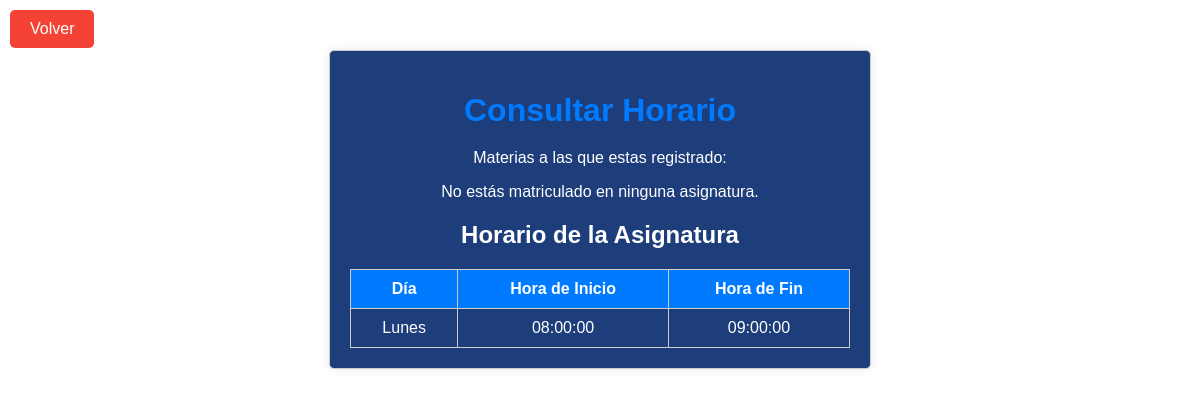
Page /Alumno_Padre/Consultar_horario/consultar_horario.php?id_materia=1 on the committed database.
### tables this page shows
CREATE TABLE horarios(
    id_horario INT AUTO_INCREMENT PRIMARY KEY,
    dia VARCHAR(20),
    inicio TIME,
    fin TIME,
    id_materia INT,
    FOREIGN KEY (id_materia) REFERENCES materias(id_materia)
);

### Alumno_Padre/Consultar_horario/Conexion.php (called while the page is built, shortened)
<?php
class Conexion {
    protected $host = 'localhost';
    protected $usuario = 'root';
    protected $password = '';
    protected $base = 'titanic';
    protected $conexion;
    protected function abrir_conexion() {
        $this->conexion = new mysqli($this->host, $this->usuario, $this->password, $this->base);
    }
    public function obtener_sentencia() {
        return $this->conexion->query($this->sentencia);
    }
}
?>

### Alumno_Padre/Consultar_horario/Contacto.php (called while the page is built, shortened)
<?php
include("Conexion.php");
class Contacto extends Conexion {
    public function consultar_asignaturas_alumno($matricula_alumno) {
        $this->sentencia = "SELECT materias.id_materia, materias.nombre
                            FROM calificaciones
                            JOIN materias ON calificaciones.id_materia = materias.id_materia
                            WHERE calificaciones.matricula_alumno = '$matricula_alumno'";
        $resultado = $this->obtener_sentencia();
        return $resultado;
    }
    public function consultar_horario($id_materia) {
        $this->sentencia = "SELECT dia, inicio, fin FROM horarios WHERE id_materia = '$id_materia'";
        $resultado = $this->obtener_sentencia();
        return $resultado;
    }
}
?>

### Alumno_Padre/Consultar_horario/consultar_horario.php (the view, shortened to what this page needs)
<!DOCTYPE html>
<html lang="es">
<head>
    <link rel="stylesheet" type="text/css" href="consultar_horario.css">
</head>
<body>
    <a href="../../Alumno_Padre/Index_AlumnoPadre.php" class="button">Volver</a>
    <div class="container">
        <h1>Consultar Horario</h1>
        Materias a las que estas registrado:
        <?php
        require_once 'Contacto.php';
        $matricula_alumno = $_COOKIE['matricula'];
            $obj = new Contacto();
            $asignaturas = $obj->consultar_asignaturas_alumno($matricula_alumno);
            if ($asignaturas && $asignaturas->num_rows > 0) {
                echo "<ul>";
                while ($asignatura = $asignaturas->fetch_assoc()) {
                    echo "<li><a href='consultar_horario.php?id_materia=" . $asignatura['id_materia'] . "'>" . $asignatura['nombre'] . "</a></li>";
                }
                echo "</ul>";
            } else {
                echo "<p>No estás matriculado en ninguna asignatura.</p>";
            }
            if (isset($_GET['id_materia'])) {
                $id_materia = $_GET['id_materia'];
                $horario = $obj->consultar_horario($id_materia);
                if ($horario && $horario->num_rows > 0) {
                    echo "<h2>Horario de la Asignatura</h2>";
                    echo "<table>";
                    echo "<tr><th>Día</th><th>Hora de Inicio</th><th>Hora de Fin</th></tr>";
                    while ($row = $horario->fetch_assoc()) {
                        echo "<tr><td>" . $row['dia'] . "</td><td>" . $row['inicio'] . "</td><td>" . $row['fin'] . "</td></tr>";
                    }
                    echo "</table>";
                } else {
                    echo "<p>No se encontró horario para esta asignatura.</p>";
                }
            }
        ?>
    </div>
</body>
</html>

### Alumno_Padre/Consultar_horario/consultar_horario.css (style rules this page uses)
body { font-family: Arial, sans-serif; margin: 0; padding: 0; background-color: white; }
.container { background-color: #1e3d7b; border: 1px solid #ccc; border-radius: 5px; box-shadow: 0 0 10px rgba(0, 0, 0, 0.1); margin: 50px auto; max-width: 500px; padding: 20px; text-align: center; color: white; }
h1 { font-size: 2em; font-weight: bold; color: #007bff; margin-bottom: 20px; }
h2 { font-size: 1.5em; margin-top: 20px; }
table { width: 100%; border-collapse: collapse; margin-top: 20px; }
table, th, td { border: 1px solid #ccc; }
th, td { padding: 10px; text-align: center; }
th { background-color: #007bff; color: white; }
.button { position: absolute; top: 10px; left: 10px; background-color: #f44336; color: white; padding: 10px 20px; text-decoration: none; border-radius: 5px; border: none; cursor: pointer; }

### rows in the picture
horarios: dia "Lunes", inicio "08:00:00", fin "09:00:00"
